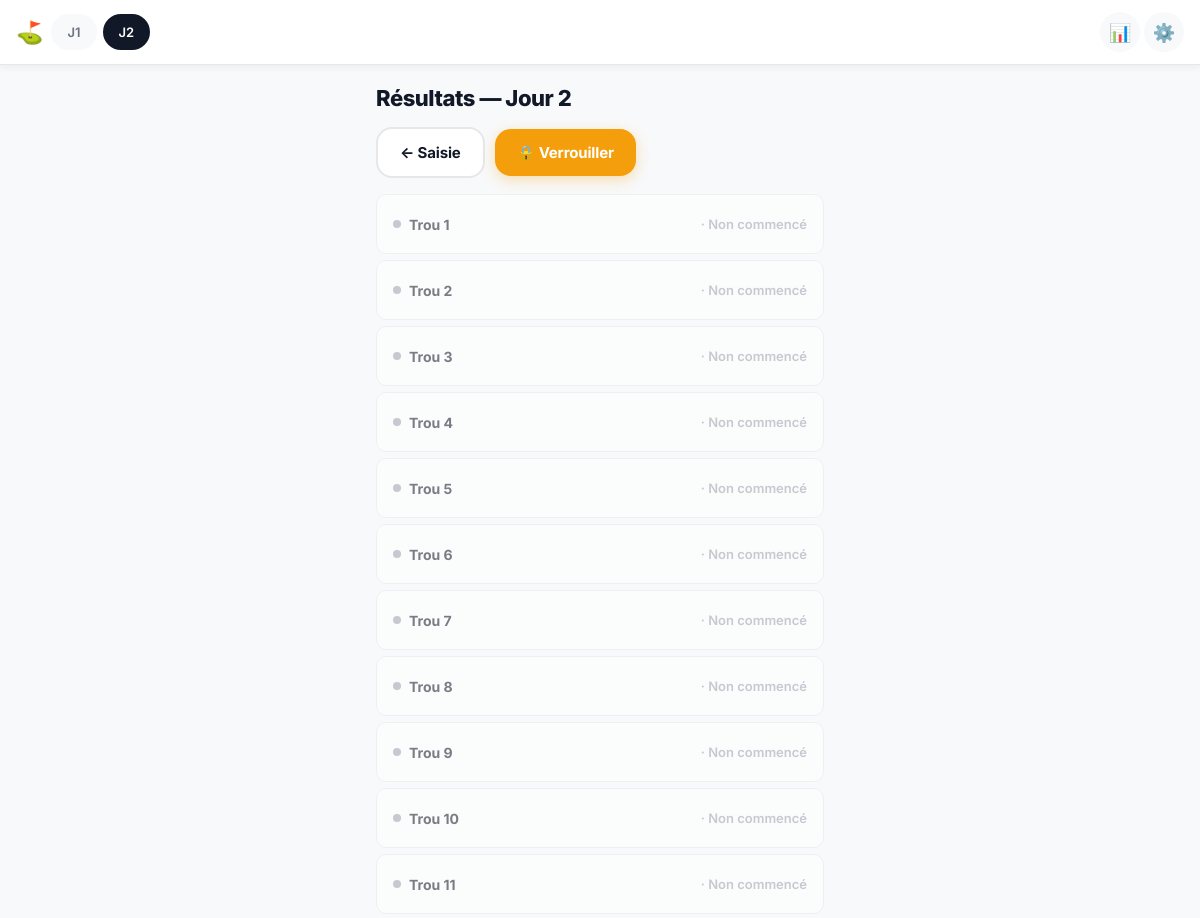
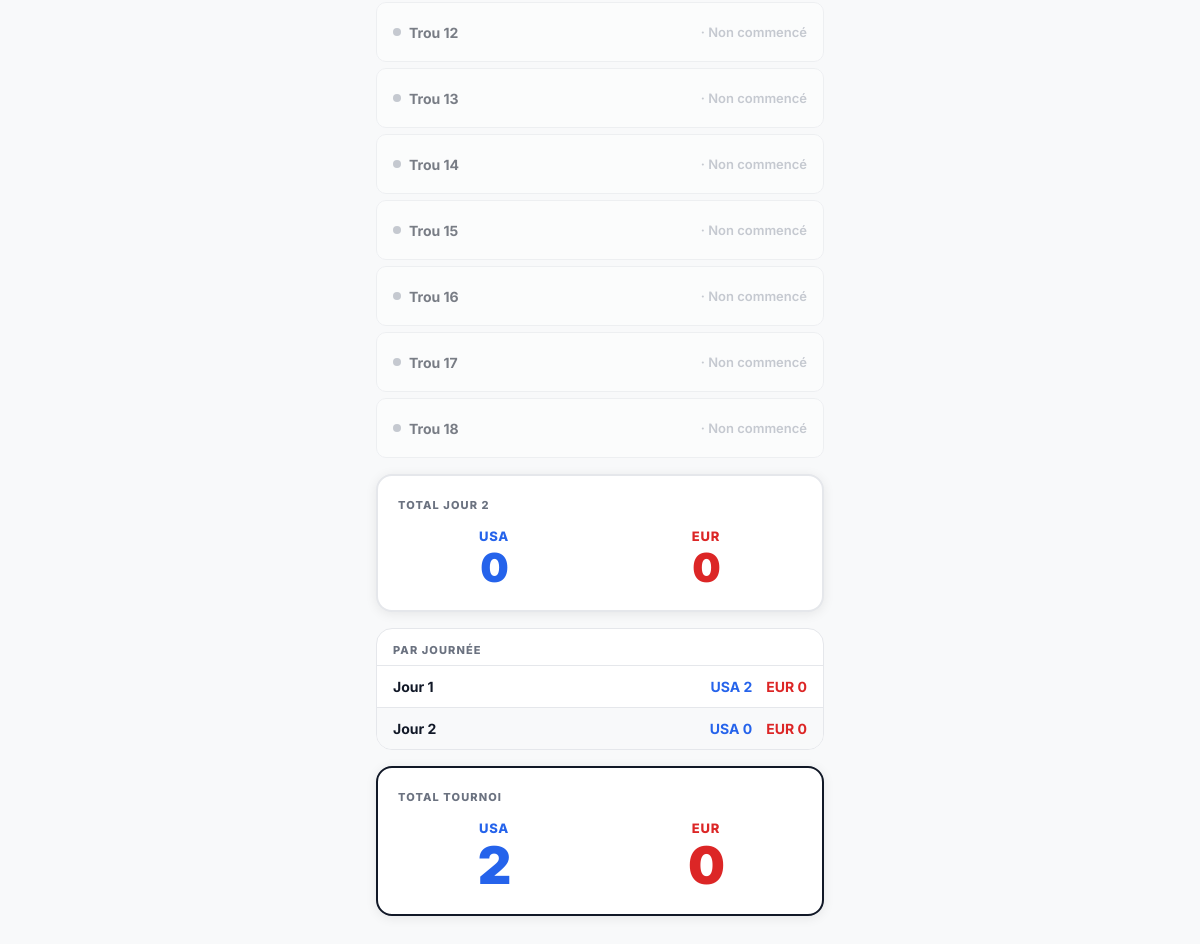
Screenshot of /jour/2/resultats/ with the database file from the repository (2 pictures, top to bottom).
### golf/models.py (models this page shows, shortened)
class MatchDay(models.Model):
    tournament = models.ForeignKey(
        Tournament, on_delete=models.CASCADE, related_name='days'
    )
    day_number = models.IntegerField()
    is_locked = models.BooleanField(default=False)
    class Meta:
        ordering = ['day_number']
        unique_together = ['tournament', 'day_number']

class Hole(models.Model):
    match_day = models.ForeignKey(
        MatchDay, on_delete=models.CASCADE, related_name='holes'
    )
    number = models.IntegerField()
    class Meta:
        ordering = ['number']
        unique_together = ['match_day', 'number']
    def get_status(self):
        if HoleResult.objects.filter(hole=self).exists():
            return 'done'
        submitted = self.scores.filter(strokes__isnull=False).count()
        if submitted > 0:
            return 'in_progress'
        return 'pending'

class Team(models.Model):
    tournament = models.ForeignKey(
        Tournament, on_delete=models.CASCADE, related_name='teams'
    )
    name = models.CharField(max_length=100)
    color = models.CharField(max_length=7, default='#2563eb')
    order = models.IntegerField(default=0)
    class Meta:
        ordering = ['order']

### golf/views.py (the view)
# urls.py: path('jour/<int:day_id>/resultats/', views.resultats, name='resultats'),
def resultats(request, day_id):
    day = get_object_or_404(MatchDay, pk=day_id)
    tournament = day.tournament
    teams = list(tournament.teams.order_by('order'))
    players = list(
        Player.objects.filter(team__tournament=tournament)
        .select_related('team').order_by('team__order', 'order')
    )
    all_scores = list(Score.objects.filter(hole__match_day=day).select_related('player__team'))
    scores_by_hole = {}
    for s in all_scores:
        scores_by_hole.setdefault(s.hole_id, {})[s.player_id] = s.strokes
    results_by_hole = {
        r.hole_id: r
        for r in HoleResult.objects.filter(hole__match_day=day).select_related('team1', 'team2')
    }
    holes_data = []
    for hole in day.holes.all():
        hole_scores = scores_by_hole.get(hole.id, {})
        result = results_by_hole.get(hole.id)
        team_data = []
        for team in teams:
            team_players = [p for p in players if p.team_id == team.id]
            best = None; best_pid = None
            player_scores_list = []
            for p in team_players:
                s = hole_scores.get(p.id)
                player_scores_list.append({'player': p, 'strokes': s})
                if s is not None and (best is None or s < best):
                    best = s; best_pid = p.id
            team_data.append({
                'team': team, 'player_scores': player_scores_list,
                'best': best, 'best_pid': best_pid,
                'points': result.points_for_team(team) if result else None,
            })
        holes_data.append({'hole': hole, 'status': hole.get_status(), 'result': result, 'team_data': team_data})
    day_totals = get_day_totals(day)
    tournament_totals = get_tournament_totals(tournament)
    days_data = [{'day': d, 'totals': get_day_totals(d)} for d in tournament.days.all()]
    return render(request, 'golf/resultats.html', {
        **_base_ctx(tournament, day),
        'teams': teams, 'players': players, 'holes_data': holes_data,
        'day_totals': day_totals, 'tournament_totals': tournament_totals,
        'days_data': days_data, 'fmt_pts': fmt_pts,
    })

### golf/logic.py (called while the page is built)
def get_day_totals(match_day: MatchDay) -> dict:
    tournament = match_day.tournament
    teams = list(tournament.teams.order_by('order'))
    totals = {t: 0.0 for t in teams}
    results = HoleResult.objects.filter(
        hole__match_day=match_day
    ).select_related('team1', 'team2')
    for r in results:
        for t in teams:
            if t.id == r.team1_id:
                totals[t] += r.team1_points
            elif t.id == r.team2_id:
                totals[t] += r.team2_points
    return totals

def get_tournament_totals(tournament: Tournament) -> dict:
    teams = list(tournament.teams.order_by('order'))
    totals = {t: 0.0 for t in teams}
    for day in tournament.days.all():
        day_totals = get_day_totals(day)
        for t, pts in day_totals.items():
            totals[t] += pts
    return totals

def fmt_pts(pts: float) -> str:
    if pts == int(pts):
        return str(int(pts))
    return str(pts)

### golf/templatetags/golf_tags.py (called while the page is built)
@register.filter
def team_pts(totals_dict, team):
    val = totals_dict.get(team, 0.0)
    return fmt_pts(val)

### golf/views.py (called while the page is built)
def _base_ctx(tournament, day=None):
    ctx = {'tournament': tournament, 'days': tournament.days.all() if tournament else []}
    if day:
        ctx['day'] = day
    return ctx

### golf/templates/golf/resultats.html (shortened to what this page needs)
{% extends 'golf/base.html' %}
{% load golf_tags %}
{% block content %}
<div class="results-page">
    <div class="results-header">
        <h1 class="results-title">Résultats — Jour {{ day.day_number }}</h1>
    </div>
    <div class="results-actions">
        <a href="{% url 'saisie' day.id 1 %}" class="btn btn-secondary">← Saisie</a>
        {% if not day.is_locked %}
        <form method="post" action="{% url 'lock_day' day.id %}">
            <button type="submit" class="btn btn-warning">🔒 Verrouiller</button>
        </form>
        {% else %}
        <form method="post" action="{% url 'unlock_day' day.id %}">
            {% csrf_token %}
            <button type="submit" class="btn btn-secondary">🔓 Déverrouiller</button>
        </form>
        {% endif %}
    </div>
    <div class="holes-list">
        {% for hd in holes_data %}
        <div class="hole-row status-{{ hd.status }}">
            <div class="hole-row-num">
                <span class="hole-status-dot dot-{{ hd.status }}"></span>
                <span class="hole-row-label">Trou {{ hd.hole.number }}</span>
            </div>
            {% if hd.status == 'done' %}
            <div class="hole-row-scores">
                {% for td in hd.team_data %}
                <div class="hole-team-score">
                    <span class="hole-team-name" style="color: {{ td.team.color }}">
                        {{ td.team.name }}
                    </span>
                    <div class="hole-player-scores">
                        {% for ps in td.player_scores %}
                        <span class="hole-player-score
                              {% if ps.player.id == td.best_pid %}best-score{% endif %}"
                              style="{% if ps.player.id == td.best_pid %}border-color: {{ td.team.color }}; color: {{ td.team.color }}{% endif %}">
                            {% if ps.strokes %}{{ ps.strokes }}{% else %}–{% endif %}
                        </span>
                        {% endfor %}
                    </div>
                    <span class="hole-pts" style="color: {{ td.team.color }}">
                        {{ td.points|format_pts }}
                    </span>
                </div>
                {% if not forloop.last %}<span class="hole-sep">–</span>{% endif %}
                {% endfor %}
            </div>
            {% else %}
            <div class="hole-row-status pending-badge">
                · Non commencé
            </div>
            {% endif %}
        </div>
        {% endfor %}
    </div>
    <div class="totals-card">
        <div class="totals-title">TOTAL JOUR {{ day.day_number }}</div>
        <div class="totals-scores">
            {% for team in teams %}
            <div class="total-team-score">
                <div class="total-team-name" style="color: {{ team.color }}">{{ team.name }}</div>
                <div class="total-pts" style="color: {{ team.color }}">
                    {{ day_totals|team_pts:team }}
                </div>
            </div>
            {% endfor %}
        </div>
    </div>
    {% if days_data|length > 1 %}
    <div class="days-summary">
        <div class="days-summary-title">PAR JOURNÉE</div>
        {% for ds in days_data %}
        <div class="day-summary-row {% if ds.day.id == day.id %}current-day{% endif %}">
            <span class="ds-label">Jour {{ ds.day.day_number }}{% if ds.day.is_locked %} 🔒{% endif %}</span>
            <div class="ds-scores">
                {% for team in teams %}
                <span style="color: {{ team.color }}">
                    {{ team.name }} {{ ds.totals|team_pts:team }}
                </span>
                {% endfor %}
            </div>
        </div>
        {% endfor %}
    </div>
    {% endif %}
    <div class="totals-card totals-tournament">
        <div class="totals-title">TOTAL TOURNOI</div>
        <div class="totals-scores">
            {% for team in teams %}
            <div class="total-team-score">
                <div class="total-team-name" style="color: {{ team.color }}">{{ team.name }}</div>
                <div class="total-pts total-pts-large" style="color: {{ team.color }}">
                    {{ tournament_totals|team_pts:team }}
                </div>
            </div>
            {% endfor %}
        </div>
    </div>
</div>
{% endblock %}

### golf/templates/golf/base.html (shortened to what this page needs)
{% load static %}
{% load golf_tags %}
<!DOCTYPE html>
<html lang="fr">
<head>
    <link rel="stylesheet" href="{% static 'golf.css' %}">
</head>
<body hx-headers='{"X-CSRFToken": "{{ csrf_token }}"}'>
{% if tournament %}
<nav class="nav">
    <div class="nav-brand">⛳</div>
    <div class="nav-days">
        {% for d in days %}
        <a href="{% url 'saisie' d.id 1 %}"
           class="nav-day {% if day and d.id == day.id %}active{% endif %}">
            J{{ d.day_number }}{% if d.is_locked %}&nbsp;🔒{% endif %}
        </a>
        {% endfor %}
    </div>
    <div class="nav-actions">
        {% if day %}
        <a href="{% url 'resultats' day.id %}" class="nav-icon" title="Résultats">📊</a>
        {% endif %}
        <a href="{% url 'settings' %}" class="nav-icon" title="Réglages">⚙️</a>
    </div>
</nav>
{% endif %}
<main class="main">
    {% block content %}{% endblock %}
</main>
</body>
</html>

### rows the page displays
MatchDay: day_number "1", day.day_number "1"
MatchDay: day_number "2", day.day_number "2"
Hole: hole.number "1"
Hole: hole.number "2"
Hole: hole.number "3"
Hole: hole.number "4"
Hole: hole.number "5"
Hole: hole.number "6"
Hole: hole.number "7"
Hole: hole.number "8"
Hole: hole.number "9"
Hole: hole.number "10"
Hole: hole.number "11"
Hole: hole.number "12"
Hole: hole.number "13"
Hole: hole.number "14"
Hole: hole.number "15"
Hole: hole.number "16"
Hole: hole.number "17"
Hole: hole.number "18"
Team: name "USA", id "0", totals|team_pts "2", totals|team_pts "0", id "2"
Team: name "EUR", id "0", totals|team_pts "0"
